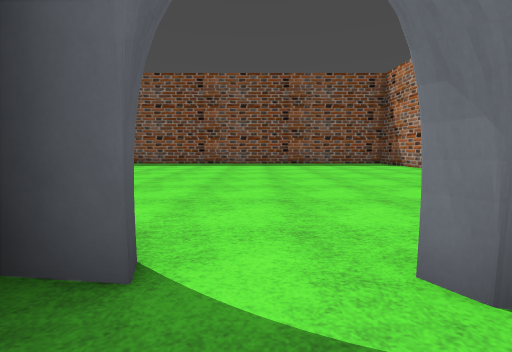
view 1 (above)

24 first-person views from a walk through a Godot game level. The camera is 1.3 m above the floor, tilts 6° down and sees 90° across. The floor is counted in squares, 2 m on a side. Each view is taken from the middle of a square. On the plan, view 1 faces up. The plan holds only what a view shows up to about 9 squares ahead; the rest is blank. Characters and animated objects are left out. Some surface patterns are stand-ins.

view 2
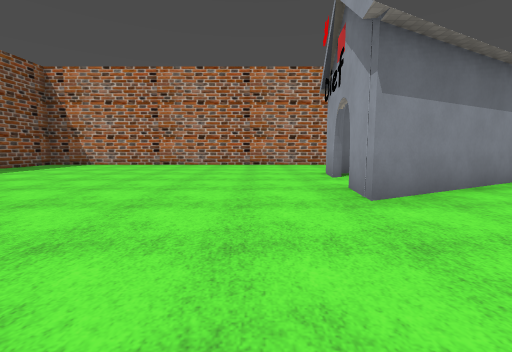

view 3
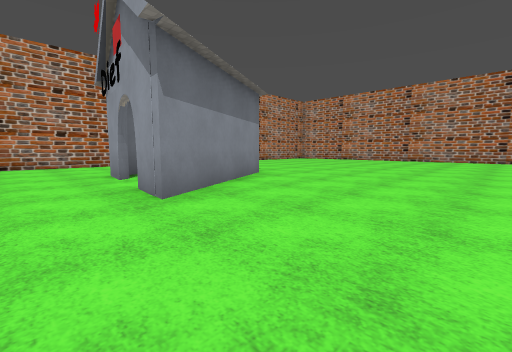

view 4
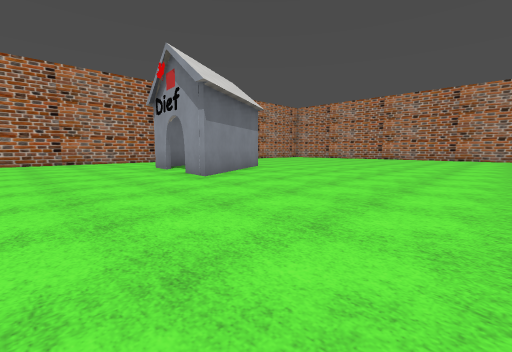

view 5
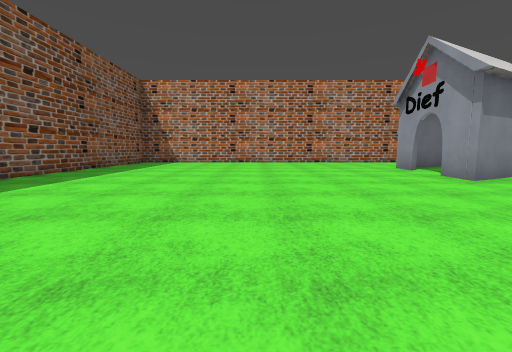

view 6
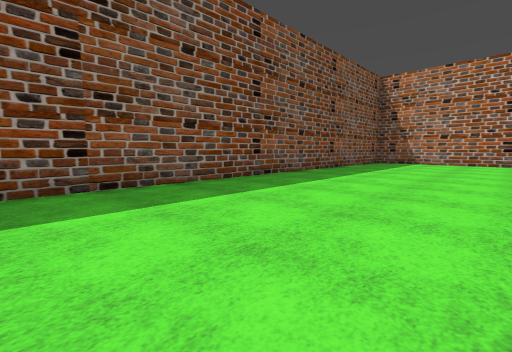

view 7
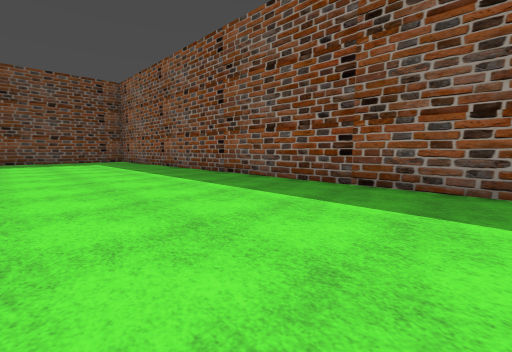

view 8
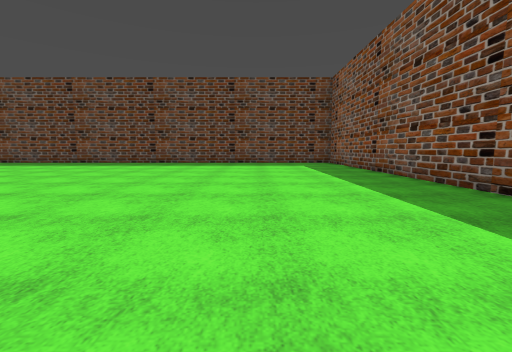

view 9
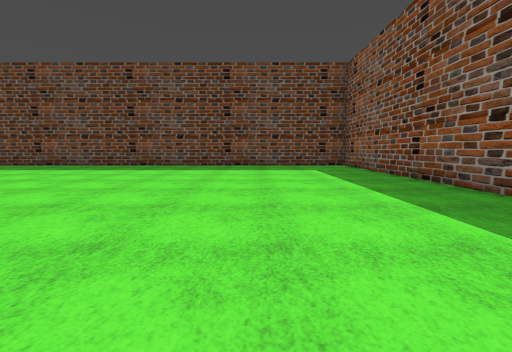

view 10
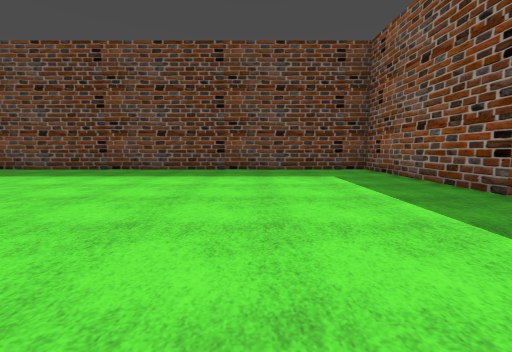

view 11
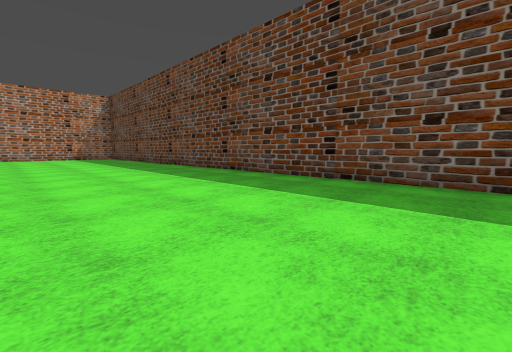

view 12
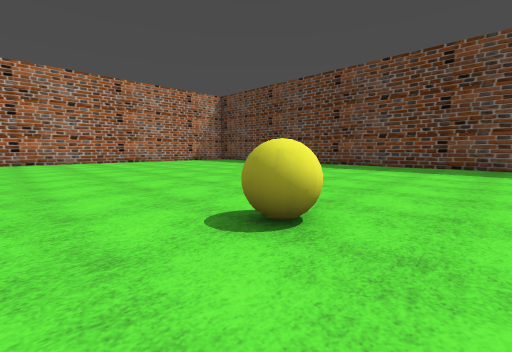

view 13
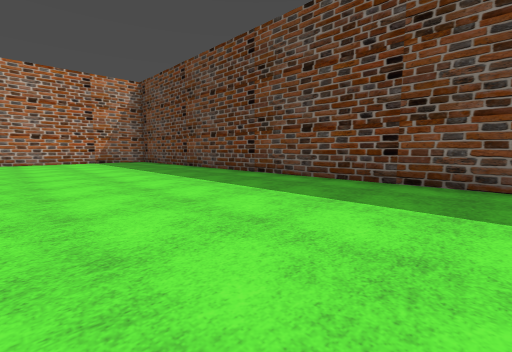

view 14
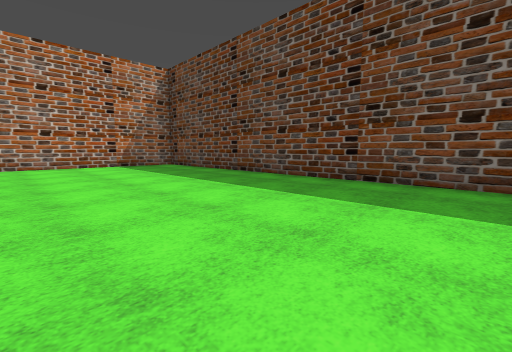

view 15
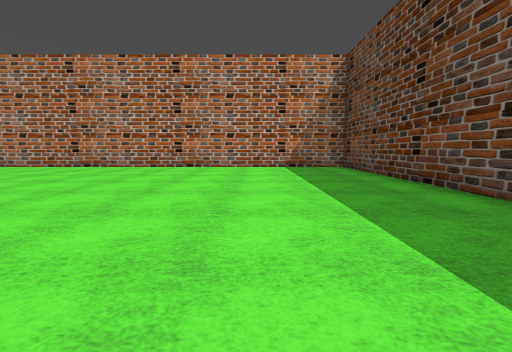

view 16
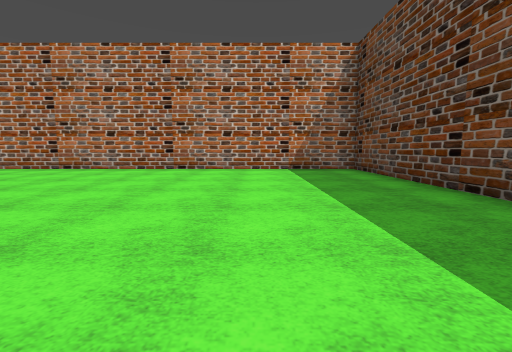

view 17
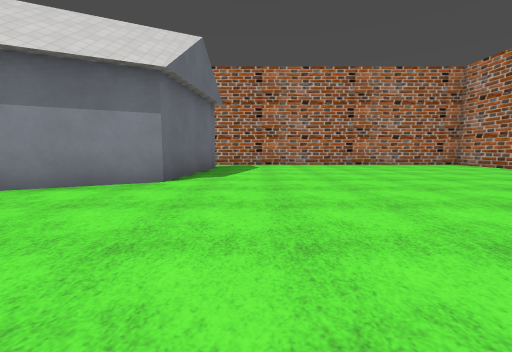

view 18
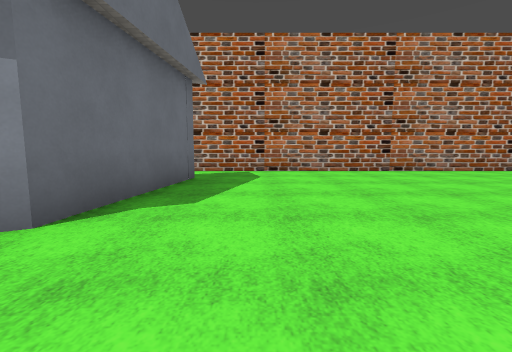

view 19
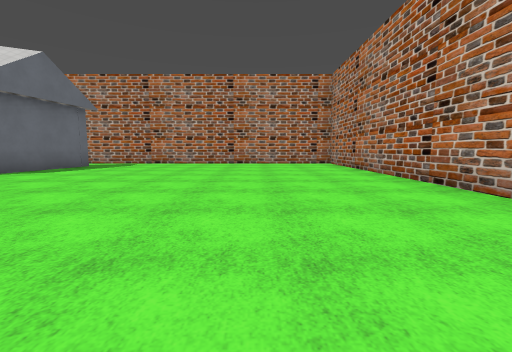

view 20
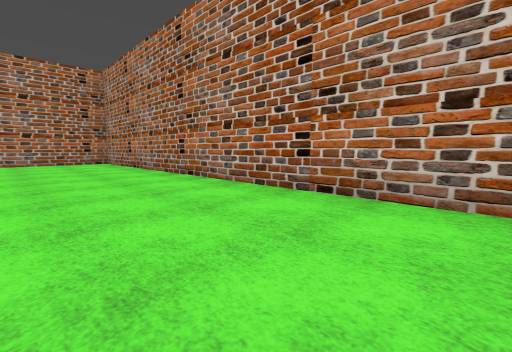

view 21
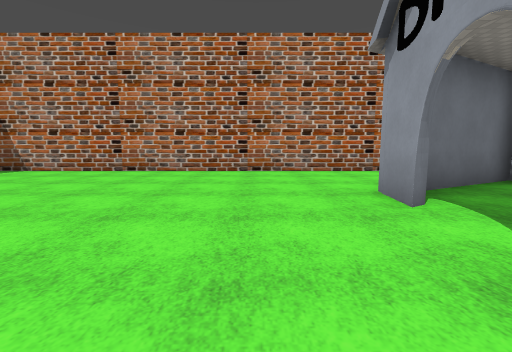

view 22
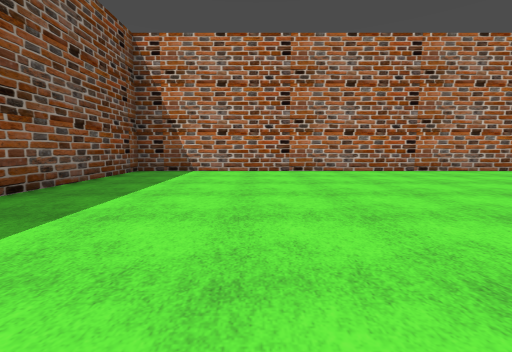

view 23
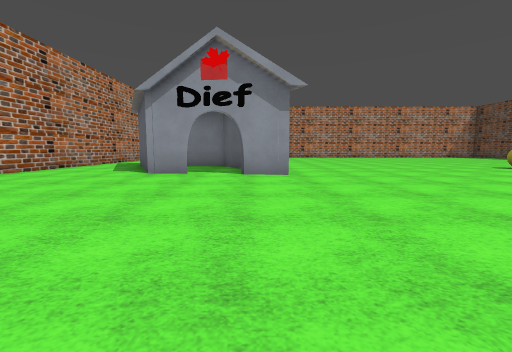

view 24
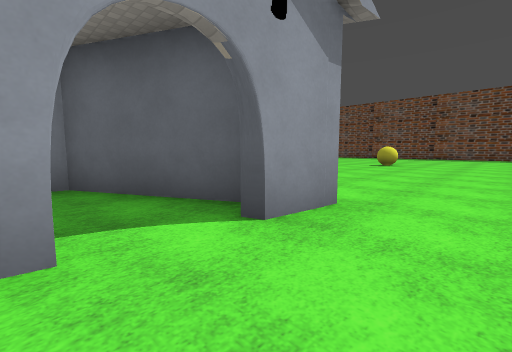

### Floor plan
Points are (right, up) in squares from view 1. A wall is a line through its corners. A room is listed if a view was taken in it or the views show most of it. See-through windows are left out.
Room 1 (view 1)
walls: (-1.1, 0.7) (0.3, -1.9); (1, 0.9) (0.8, 1.2); (3.5, -2.6) (1.8, 0.8)
ways out: opening at (0, 2) to room 2
Room 2 (views 2, 3, 4, 5, 6, 7, 8, 9, 10, 11, 12, 13, 14, 15, 16, 17, 18, 19, 20, 21, 22, 23, 24)
walls: (0.8, 1.2) (1.9, 1.1) (3, -1); (3.9, -2.6) (0, -2.2) (-1.8, 1.6) (-0.6, 1.4); (5.7, -11.8) (5.7, 11.5) (-18.2, 11.5) (-18.2, -12.4) (4.1, -12.4)
ways out: opening at (0, 2) to room 1
objects: ball (-10, -1)

Positions as (right, up) in squares from view 1, and headings:
1: (0, 0), facing up
2: (-5, 3), facing right
3: (-5, 3), facing down-right
4: (-7, 5), facing down-right
5: (-7, 6), facing right
6: (-7, 7), facing up-right
7: (-4, 7), facing up-left
8: (-6, 8), facing left
9: (-8, 8), facing left
10: (-10, 8), facing left
11: (-13, 6), facing down-left
12: (-8, 1), facing down-left
13: (-13, 1), facing down-left
14: (-13, -2), facing down-left
15: (-15, -3), facing down
16: (-15, -4), facing down
17: (-5, -4), facing right
18: (-2, -4), facing right
19: (-6, -9), facing right
20: (-7, -9), facing down-right
21: (-2, 3), facing right
22: (-2, 8), facing right
23: (-1, 8), facing down
24: (1, 3), facing down-left
